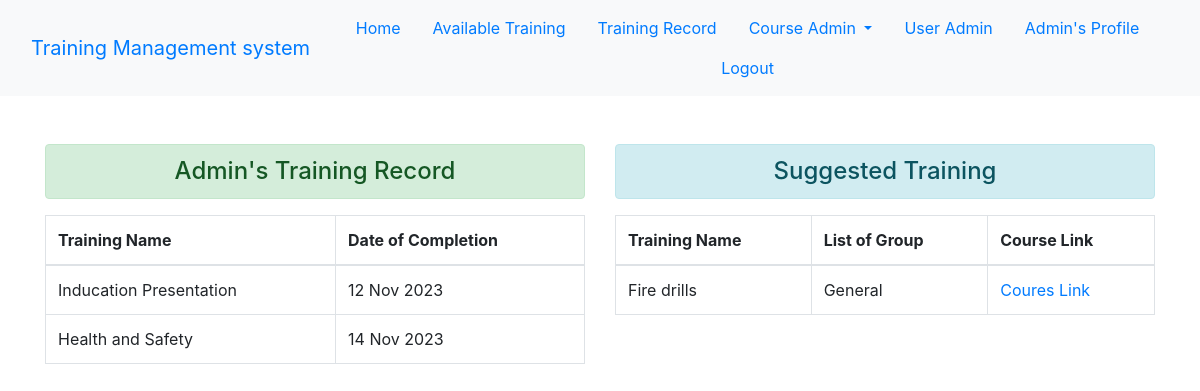
The app's page / (signed in), older data.
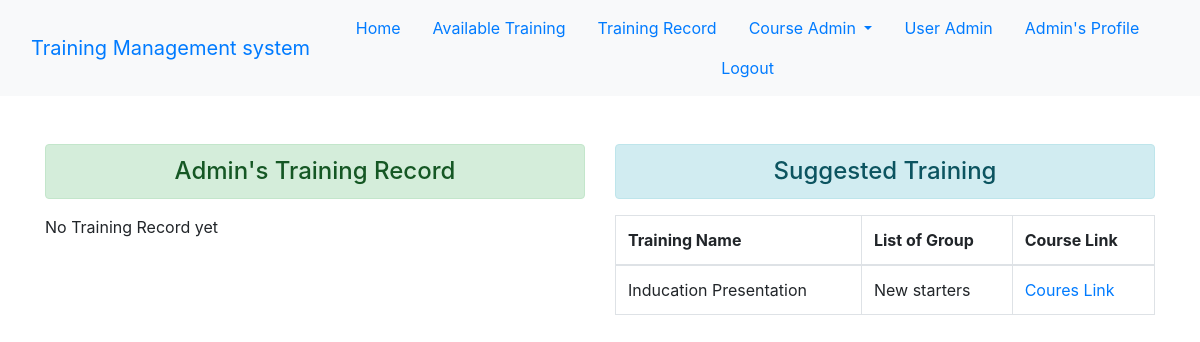
The same page, newer data.
### trainingapp/models.py (models this page shows)
class TrainingRecord(models.Model):
    training_id = models.ForeignKey(CourseGroupSyllabus, verbose_name="Course Syllabus Id", on_delete=models.CASCADE )
    employee_id = models.ForeignKey(User, verbose_name="User Id", on_delete= models.CASCADE)
    completed_on = models.DateField()

### courseapp/models.py (models this page shows)
class CourseGroupSyllabus(models.Model):
    course_id = models.ForeignKey("CourseDetails", verbose_name="Course Id", on_delete=models.CASCADE)
    course_group_id = models.ForeignKey("CourseGroup", verbose_name="Group Id", on_delete=models.CASCADE)
    course_interval = models.IntegerField(choices=CourseInterval.choices(), default = CourseInterval.ONE_OFF )
    course_mandatory = models.BooleanField(default=False)
    def __str__(self):
        return self.course_id.course_name

class CourseDetails(models.Model):
    course_name = models.CharField(max_length=100, unique=True, blank=False)
    course_link = models.URLField(verbose_name="Course Link", max_length=1000, unique=True, blank=False)
    course_desc = models.TextField(blank=True)
    def __str__(self):
        return self.course_name

class CourseGroup(models.Model):
    group_name = models.CharField(max_length=25)
    group_desc = models.CharField(max_length=255, blank=True)
    def __str__(self):
        return self.group_name

### enrollapp/views.py (the view)
# urls.py: 2. Add a URL to urlpatterns:  path('', views.home, name='home')
def home(request):
    if request.user.is_authenticated:
        training = TrainingRecord.objects.filter(employee_id=request.user)
        if not training:
            newstartergroup = CourseGroup.objects.filter(group_name__icontains='New starters').all()
            suggestedCourses = CourseGroupSyllabus.objects.filter(course_group_id__in=newstartergroup)
        else:
            training_grouplist = []
            training_recordlist = []
            for tr in training:
                traininggroups = tr.training_id.course_group_id
                if traininggroups not in training_grouplist:
                    training_grouplist.append(traininggroups)
                training_record = tr.training_id.course_id
                training_recordlist.append(training_record)
            suggestedCourses = CourseGroupSyllabus.objects.filter(course_group_id__in=training_grouplist).exclude(course_id__in = training_recordlist)
        return render(request, 'enrollapp/home.html', {'training':training, 'courses':suggestedCourses})
    else:
        return HttpResponseRedirect('/login/')

### enrollapp/templates/enrollapp/home.html (shortened to what this page needs)
{% extends 'enrollapp/base.html' %}
{% load static%}
{% if user.is_authenticated %}
{%block content%}
        <div class="col-sm-6">
            <h4 class="text-center alert alert-success"> {{user.username}}'s Training Record </h4>
            {% if training%}
            <table class="table table-hover table-bordered">
                <thead>
                    <tr>
                        <th scope="col">Training Name </th>
                        <th scope="col">Date of Completion </th>
                    </tr>
                </thead>
                <tbody>
                    {% for tr in training%}
                    <tr>
                        <td scope="row">{{tr.training_id}}</td>
                        <td scope="row">{{tr.completed_on}}</td>
                    </tr>
                    {% endfor %}
                </tbody>
            </table>
        {% else %}
         <p> No Training Record yet </p>
        {% endif %}
        </div>
        <div class="col-sm-6">
            <h4 class="text-center alert alert-info"> Suggested Training </h4>
            {% if courses%}
            <table class="table table-hover table-bordered">
                <thead>
                    <tr>
                        <th scope="col">Training Name </th>
                        <th scope="col">List of Group </th>
                        <th scope="col">Course Link</th>
                    </tr>
                </thead>
                <tbody>
                    {% for crse in courses%}
                    <tr>
                        <td scope="row">{{crse.course_id}}</td>
                        <td scope="row">{{crse.course_group_id}}</td>
                        <td scope="row"><a href="{{crse.course_id.course_link}}" target="_blank">Coures Link</a> </td>
                    </tr>
                    {% endfor %}
                </tbody>
            </table>
        {% endif %}
        </div>
{% endblock content%}
{%endif%}

Row changes from the older to the newer data that the page shows:
removed TrainingRecord: training_id "Inducation Presentation", completed_on "12 Nov 2023"
removed TrainingRecord: training_id "Health and Safety", completed_on "14 Nov 2023"
no longer on this page (row unchanged): CourseGroupSyllabus: course_id "Fire drills", course_group_id "General"
now on this page (row unchanged): CourseGroupSyllabus: course_id "Inducation Presentation", course_group_id "New starters"
Text that changed along with them:
text no longer shown: "Training Name Date of Completion"
text now shown: "No Training Record yet"
